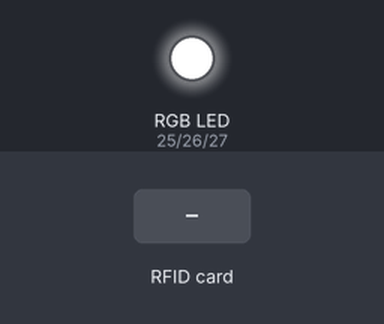
Bench run of a sketch on a simulated ESP32. Parts: an RGB LED mixed from three pins (HIGH = lit). Inputs (shaded band) come from the test bench. WiFi joins after 1.5 s; servers stay silent unless stated; the local clock reads 2024-03-15 10:24:30 at power-on unless the sketch sets it; random numbers use the default seed unless the sketch sets one; no MQTT or app messages arrive unless stated; what the sketch prints to the serial monitor is not drawn.

Above: at 2.7 s.
2.8 s: RFID card 65 43 19 93 held to the reader
At 3.9 s:
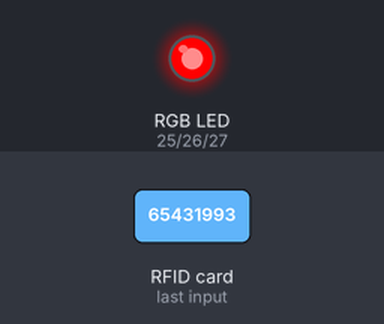
5.8 s: RFID card D3 05 9A 32 held to the reader
At 6.3 s:
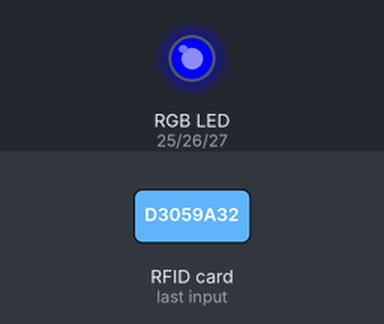
8.8 s: RFID card E2 05 36 1D held to the reader
At 9.3 s:
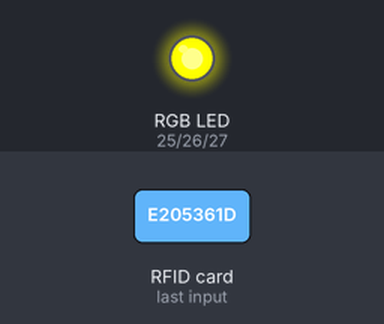
Timing chart, 0 to 12.4 s (numbered marks = the images above; inputs shaded):
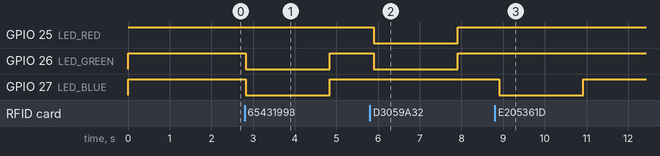

The sketch:

rfid.ino
```cpp
#include <SPI.h>
#include <MFRC522.h>
#include <WiFi.h>
#include <PubSubClient.h>
#include <ArduinoJson.h>
#include <time.h>

// CONFIGURACIÓN DE RED Y SERVICIOS
const char* ssid = "Planta_alta";                    // Nombre de la red WiFi
const char* password = "65431993";          // Contraseña WiFi
const char* mqtt_server = "test.mosquitto.org"; // Servidor MQTT público
const int mqtt_port = 1883;                 // Puerto MQTT estándar
const char* mqtt_topic = "Equipo4/PVTP";     // Tópico MQTT para publicar

// CONFIGURACIÓN DE HORA (NTP)
const char* ntpServer = "pool.ntp.org";     // Servidor NTP para obtener hora
const long gmtOffset_sec = -6 * 3600;       // GMT-6 (Hora central México)
const int daylightOffset_sec = 0;           // Sin horario de verano

// CONFIGURACIÓN HARDWARE
#define SS_PIN 5                            // Pin SPI SS para RFID
#define RST_PIN 0                          // Pin reset para RFID
MFRC522 mfrc522(SS_PIN, RST_PIN);           // Objeto lector RFID

#define LED_RED 25                          // Pin LED rojo (RGB cátodo común)
#define LED_GREEN 26                        // Pin LED verde
#define LED_BLUE 27                         // Pin LED azul

// ESTADOS DE TARJETA
#define ESTADO_SIN_PASE 0                   // Estado inicial sin registro
#define ESTADO_ENTRADA 1                    // Registró entrada
#define ESTADO_SALIDA 2                     // Registró salida

// ESTRUCTURA PARA INTEGRANTES
struct Integrante {
  String uid;               // ID único de la tarjeta RFID
  String nombre;            // Nombre del integrante
  int red;                  // Componente rojo del color LED
  int green;                // Componente verde del color LED
  int blue;                 // Componente azul del color LED
  int estado;               // Estado actual (entrada/salida)
  bool cicloCompleto;       // Si completó ciclo entrada+salida
};

// LISTA DE INTEGRANTES AUTORIZADOS
Integrante integrantes[] = {
  {"D3059A32", "Pedro Palomino", 0, 0, 255, ESTADO_SIN_PASE, false},   // Azul
  {"E205361D", "Luis Torres", 255, 255, 0, ESTADO_SIN_PASE, false}   // Amarillo
};

const int numIntegrantes = 2;               // Número de integrantes
String nombreEquipo = "Equipo4/PVTP";        // Nombre del equipo para MQTT

// OBJETOS PARA COMUNICACIÓN
WiFiClient espClient;                       // Cliente WiFi para ESP32
PubSubClient client(espClient);             // Cliente MQTT
unsigned long lastReconnectAttempt = 0;     // Control de reconexión MQTT
bool timeConfigured = false;                // Bandera de hora configurada

// SETUP - CONFIGURACIÓN INICIAL
void setup() {
  Serial.begin(115200);                     // Inicializar comunicación serial

  // Configurar pines LED como salidas y apagarlos
  pinMode(LED_RED, OUTPUT);
  pinMode(LED_GREEN, OUTPUT);
  pinMode(LED_BLUE, OUTPUT);
  apagarLED();

  // Inicializar comunicación SPI y lector RFID
  SPI.begin();
  mfrc522.PCD_Init();

  conectarWiFi();       // Conectar a red WiFi
  configurarHora();     // Obtener hora desde servidor NTP

  // Configurar cliente MQTT
  client.setServer(mqtt_server, mqtt_port);
  client.setBufferSize(512);  // Buffer para mensajes JSON
}

// LOOP - BUCLE PRINCIPAL
void loop() {
  // Mantener conexión MQTT activa
  if (!client.connected()) {
    reconnectMQTT();
  } else {
    client.loop();  // Procesar mensajes MQTT entrantes
  }

  // Detectar y procesar tarjetas RFID
  if (mfrc522.PICC_IsNewCardPresent() && mfrc522.PICC_ReadCardSerial()) {
    String uid = obtenerUID();  // Leer UID de la tarjeta
    Serial.println("UID detectado: " + uid);
    procesarTarjeta(uid);       // Procesar según estado
    mfrc522.PICC_HaltA();       // Poner tarjeta en reposo
    delay(1000);                // Pequeña pausa
  }
}

// CONFIGURAR HORA DESDE SERVIDOR NTP
void configurarHora() {
  configTime(gmtOffset_sec, daylightOffset_sec, ntpServer);

  Serial.print("Obteniendo hora desde NTP...");

  struct tm timeinfo;
  if (getLocalTime(&timeinfo)) {
    timeConfigured = true;
    Serial.println("Hora configurada");
    // Mostrar fecha y hora actual
    Serial.print("Fecha: ");
    Serial.print(&timeinfo, "%d/%m/%Y");
    Serial.print(" Hora: ");
    Serial.println(&timeinfo, "%H:%M:%S");
  } else {
    Serial.println("Error obteniendo hora");
  }
}

// OBTENER FECHA ACTUAL EN FORMATO DD/MM/AAAA
String obtenerFechaHora() {
  struct tm timeinfo;
  if (!getLocalTime(&timeinfo)) {
    return "Error hora";
  }

  char buffer[20];
  strftime(buffer, sizeof(buffer), "%d/%m/%Y", &timeinfo);
  return String(buffer);
}

// OBTENER HORA ACTUAL EN FORMATO HH:MM:SS
String obtenerHoraActual() {
  struct tm timeinfo;
  if (!getLocalTime(&timeinfo)) {
    return "Error hora";
  }

  char buffer[20];
  strftime(buffer, sizeof(buffer), "%H:%M:%S", &timeinfo);
  return String(buffer);
}

// RECONECTAR AL SERVIDOR MQTT SI SE PIERDE CONEXIÓN
boolean reconnectMQTT() {
  unsigned long now = millis();

  // Esperar 5 segundos entre intentos
  if (now - lastReconnectAttempt < 5000) {
    return false;
  }
  lastReconnectAttempt = now;

  Serial.print("Intentando conexión MQTT...");

  // Generar ID de cliente único
  String clientId = "ESP32Client-" + String(random(0xffff), HEX);

  if (client.connect(clientId.c_str())) {
    Serial.println("conectado");
    Serial.print("Topic: ");
    Serial.println(mqtt_topic);
    return true;
  } else {
    Serial.print("falló, rc=");
    Serial.print(client.state());
    Serial.println(" intentando en 5 segundos");
    return false;
  }
}

// OBTENER UID DE TARJETA RFID EN FORMATO HEXADECIMAL
String obtenerUID() {
  String uid = "";
  // Convertir bytes del UID a hexadecimal
  for (byte i = 0; i < mfrc522.uid.size; i++) {
    uid += String(mfrc522.uid.uidByte[i] < 0x10 ? "0" : "");
    uid += String(mfrc522.uid.uidByte[i], HEX);
  }
  uid.toUpperCase();    // Convertir a mayúsculas
  uid.replace(" ", ""); // Eliminar espacios
  return uid;
}

// PROCESAR TARJETA RFID SEGÚN SU ESTADO ACTUAL
void procesarTarjeta(String uid) {
  int index = -1;
  String nombre = "Desconocido";
  String accion = "";

  // Buscar UID en lista de autorizados
  for (int i = 0; i < numIntegrantes; i++) {
    String uidAlmacenado = integrantes[i].uid;
    uidAlmacenado.replace(" ", "");

    if (uid == uidAlmacenado) {
      index = i;
      nombre = integrantes[i].nombre;
      break;
    }
  }

  if (index == -1) {
    // Tarjeta no autorizada - LED rojo
    accion = "tarjeta rechazada";
    encenderLED(255, 0, 0);
    Serial.println("La tarjeta no esta registrada");
  } else {
    Integrante &integrante = integrantes[index];

    if (integrante.cicloCompleto) {
      // Ciclo completo - LED blanco
      accion = "tarjeta sin pase";
      encenderLED(255, 255, 255);
      Serial.println("Tarjeta sin pase, ciclo completado");
    } else {
      // Máquina de estados: sin pase → entrada → salida → ciclo completo
      if (integrante.estado == ESTADO_SIN_PASE || integrante.estado == ESTADO_SALIDA) {
        accion = "entrada";
        integrante.estado = ESTADO_ENTRADA;
        encenderLED(integrante.red, integrante.green, integrante.blue);
        Serial.println("Entrada aprobada");
      } else if (integrante.estado == ESTADO_ENTRADA) {
        accion = "salida";
        integrante.estado = ESTADO_SALIDA;
        integrante.cicloCompleto = true;
        encenderLED(integrante.red, integrante.green, integrante.blue);
        Serial.println("Salida registrada, Ciclo completado");
      }
    }
  }

  // Enviar mensaje MQTT y controlar LED
  enviarMensajeJSON(nombreEquipo, nombre, uid, accion);
  delay(2000);
  apagarLED();
}

// CONTROL LED RGB (CÁTODO COMÚN - LÓGICA INVERTIDA)
void encenderLED(int r, int g, int b) {
  analogWrite(LED_RED, r);     // 0 = máximo brillo, 255 = apagado
  analogWrite(LED_GREEN, g);
  analogWrite(LED_BLUE, b);
}

void apagarLED() {
  analogWrite(LED_RED, 255);         // Todos en máximo = apagado
  analogWrite(LED_GREEN, 255);
  analogWrite(LED_BLUE, 255);
}

// ENVIAR MENSAJE JSON POR MQTT CON DATOS DEL EVENTO
void enviarMensajeJSON(String equipo, String integrante, String id, String accion) {
  StaticJsonDocument<256> doc;  // Documento JSON con tamaño fijo

  // Construir estructura JSON
  doc["nombreEquipo"] = equipo;
  doc["nombreIntegrante"] = integrante;
  doc["id"] = id;

  JsonObject evento = doc.createNestedObject("evento");
  evento["accion"] = accion;
  evento["fecha"] = obtenerFechaHora();  // Fecha desde NTP
  evento["hora"] = obtenerHoraActual();  // Hora desde NTP

  String jsonString;
  serializeJson(doc, jsonString);  // Convertir a string JSON

  Serial.println("JSON enviado:");
  Serial.println(jsonString);

  // Publicar en broker MQTT
  if (client.connected()) {
    boolean published = client.publish(mqtt_topic, jsonString.c_str());
    if (published) {
      Serial.println("Mensaje publicado en MQTT");
      Serial.print("Topic: ");
      Serial.println(mqtt_topic);
    } else {
      Serial.println("Error al publicar en MQTT");
    }
  } else {
    Serial.println("❌ No conectado a MQTT");
  }
}

// CONECTAR A RED WiFi CON RECONEXIÓN AUTOMÁTICA
void conectarWiFi() {
  Serial.print("Conectando a WiFi ");
  Serial.println(ssid);
  WiFi.begin(ssid, password);

  int attempts = 0;
  // Intentar conexión por máximo 10 segundos
  while (WiFi.status() != WL_CONNECTED && attempts < 20) {
    delay(500);
    Serial.print(".");
    attempts++;
  }

  if (WiFi.status() == WL_CONNECTED) {
    Serial.println("\n WiFi conectado");
    Serial.print("IP: ");
    Serial.println(WiFi.localIP());
  } else {
    Serial.println("\n Error conectando WiFi");
  }
}

// RESETEAR ESTADOS DE TODOS LOS INTEGRANTES (NO USADO EN LOOP)
void resetearEstados() {
  for (int i = 0; i < numIntegrantes; i++) {
    integrantes[i].estado = ESTADO_SIN_PASE;
    integrantes[i].cicloCompleto = false;
  }
  Serial.println("Estados reseteados");
}
```

Measured:
- after the input at 2.8 s, GPIO 26 (LED_GREEN), GPIO 27 (LED_BLUE): HIGH → LOW at once, → HIGH 2.0 s later
- after the input at 5.8 s, GPIO 25 (LED_RED), GPIO 26 (LED_GREEN): HIGH → LOW after 0.09 s, → HIGH 2.0 s later
- after the input at 8.8 s, GPIO 27 (LED_BLUE): HIGH → LOW after 0.11 s, → HIGH 2.0 s later
